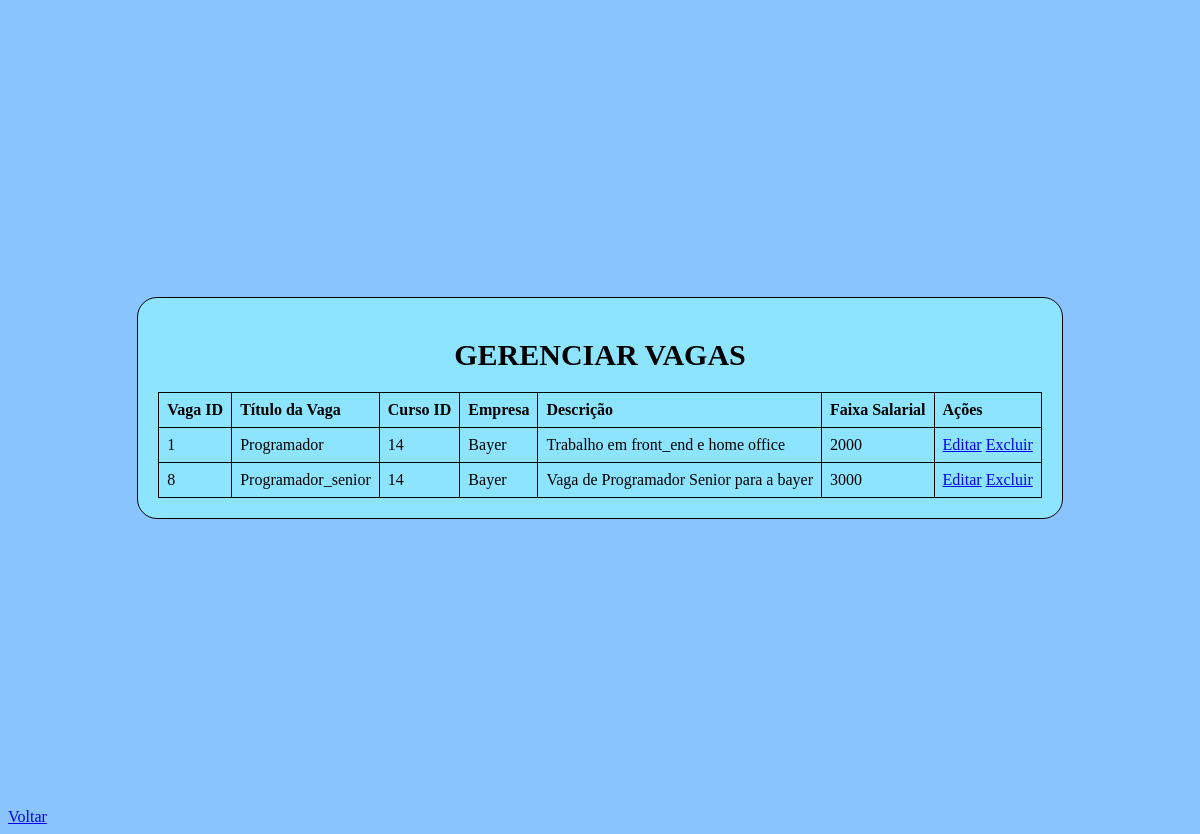
/php/ver_vagas.php, run on the app's committed database.
### tables this page shows
CREATE TABLE IF NOT EXISTS `vagas` (
  `titulo` varchar(50) DEFAULT NULL,
  `empresa` varchar(30) DEFAULT NULL,
  `descricao` varchar(300) DEFAULT NULL,
  `faixa_salarial` int DEFAULT NULL,
  `requisitos` varchar(20) DEFAULT NULL,
  `id_vaga` int NOT NULL AUTO_INCREMENT,
  `id_curso` int DEFAULT NULL,
  `id_empresa` int NOT NULL,
  PRIMARY KEY (`id_vaga`)
);

### php/ver_vagas.php (the view, shortened to what this page needs)
<?php
include('connect.php');
$vagaQuery = "SELECT * FROM vagas";
$vagaResult = $mysqli->query($vagaQuery);
?>
<!DOCTYPE html>
<html lang="en">
<head>
    <link rel="stylesheet" href="../frontend/main.css">
</head>
<body>
    <div class="login_container">
        <div class="login_css">
            <h1>GERENCIAR VAGAS</h1>
            <?php if ($vagaResult->num_rows > 0): ?>
                <table>
                    <tr>
                        <th>Vaga ID</th>
                        <th>Título da Vaga</th>
                        <th>Curso ID</th>
                        <th>Empresa</th>
                        <th>Descrição</th>
                        <th>Faixa Salarial</th>
                        <th>Ações</th>
                    </tr>
                    <?php while ($vaga = $vagaResult->fetch_assoc()): ?>
                        <tr>
                            <td><?php echo $vaga['id_vaga']; ?></td>
                            <td><?php echo $vaga['titulo']; ?></td>
                            <td><?php echo $vaga['id_curso']; ?></td>
                            <td><?php echo $vaga['empresa']; ?></td>
                            <td><?php echo $vaga['descricao']; ?></td>
                            <td><?php echo $vaga['faixa_salarial']; ?></td>
                            <td>
                                <a href="edt_vaga_emp.php?id=<?php echo $vaga['id_vaga']; ?>">Editar</a>
                                <a href="?excluir_vaga=<?php echo $vaga['id_vaga']; ?>">Excluir</a>
                            </td>
                        </tr>
                    <?php endwhile; ?>
                </table>
            <?php else: ?>
                <p>Nenhuma vaga encontrada.</p>
            <?php endif; ?>
            </div>
    </div>
    <a href="../empresa.html" class="btn-voltar">Voltar</a>
</body>
</html>

### xastre_final/css/main.css (style rules this page uses)
.login_container { display: flex; justify-content: center; align-items: center; height: 100vh; }
.login_css { border-radius: 20px; border: 1px solid #000000; background-color: #8DE4FF; text-align: center; padding: 20px; display: inline-block; }
h1 { font-size: 30px; text-align: center; color: #000000; }
body { background: fixed; background-color: #8ac4ff; }

### php/ver_vagas.php (style rules this page uses)
table { width: 100%; border-collapse: collapse; }
table th, table td { border: 1px solid black; padding: 8px; text-align: left; }

### data on the page
vagas: id_vaga "1", titulo "Programador", id_curso "14", empresa "Bayer", descricao "Trabalho em front_end e home office", faixa_salarial "2000"
vagas: id_vaga "8", titulo "Programador_senior", id_curso "14", empresa "Bayer", descricao "Vaga de Programador Senior para a bayer", faixa_salarial "3000"
